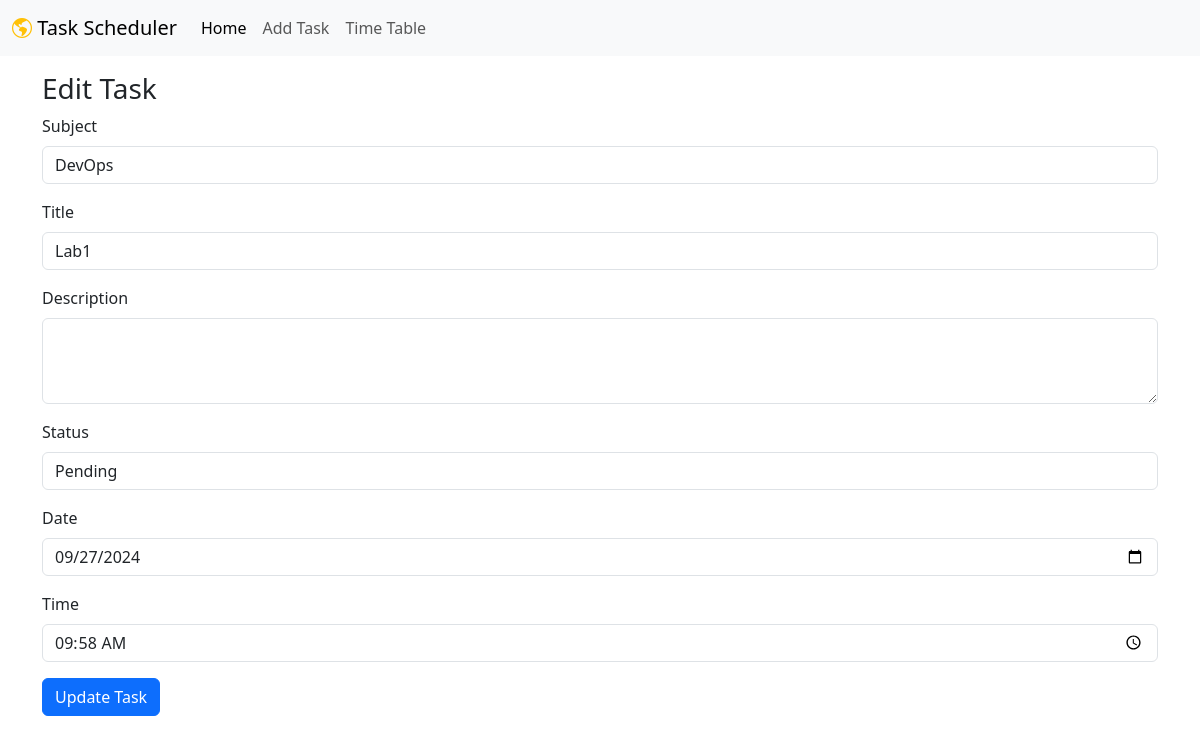
Page /edit/2 on the earlier database version.
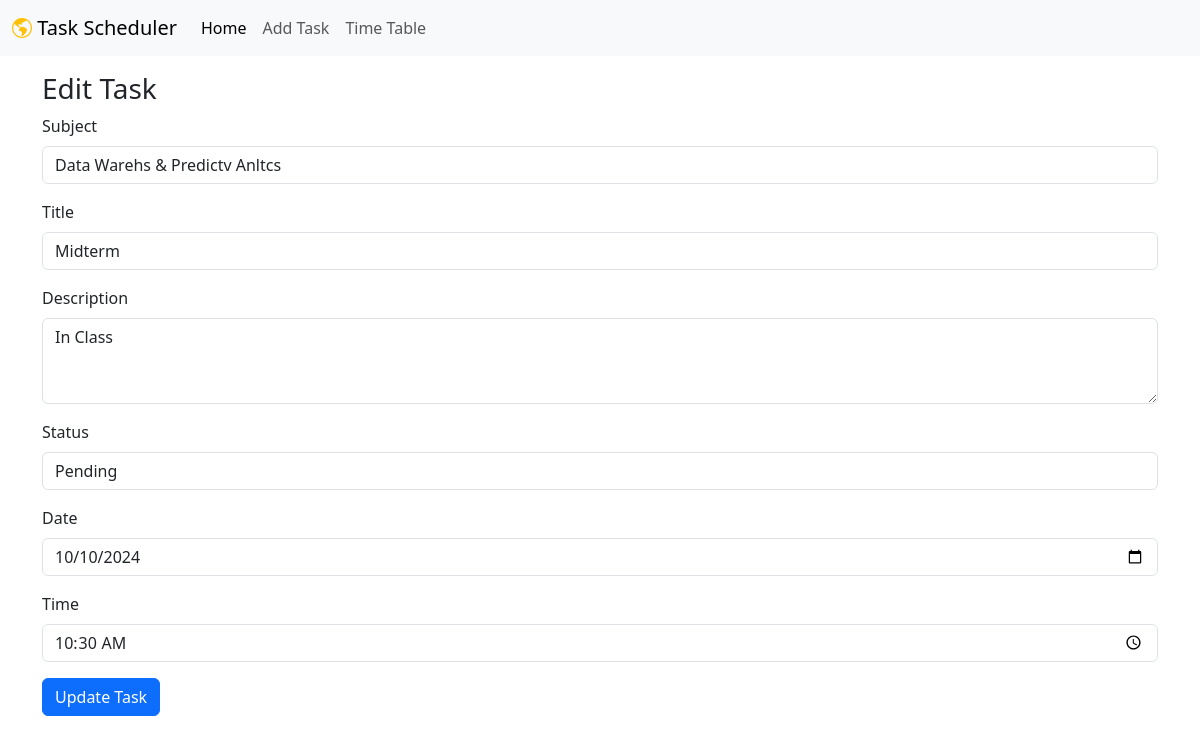
Same page on the later database version.
### models.py (models this page shows)
class Task(Base):
    __tablename__ = "tasks"
    id = Column(Integer, primary_key=True)
    title = Column(String, index=True)
    description = Column(String, index=True)
    subject = Column(String, index=True)
    status = Column(String, index=True, default="pending")
    date = Column(Date, index=True, default=date.today)
    time = Column(Time, index=True, default=time(
        11, 59))  # Default to 00:00:00
    owner_id = Column(Integer, ForeignKey("users.id"))
    owner = relationship("User", back_populates="items")

### main.py (the view)
@app.get("/edit/{task_id}")
def edit_task_form(request: Request, task_id: int, db: Session = Depends(get_db)):
    task = db.query(models.Task).filter(models.Task.id == task_id).first()
    if not task:
        raise HTTPException(status_code=404, detail="Task not found")
    return templates.TemplateResponse("edit-task.html", {"request": request, "task": task})

### templates/edit-task.html (shortened to what this page needs)
{% include './shared/header.html' without context %}
<body>
  {% include './shared/navbar.html' without context %}
  <div class="container mt-3">
    <h3>Edit Task</h3>
    <form method="post" action="/edit/{{ task.id }}">
      <div class="mb-3">
        <label for="subject" class="form-label">Subject</label>
        <input type="text" class="form-control" id="subject" name="subject" value="{{ task.subject }}" required>
      </div>
      <div class="mb-3">
        <label for="title" class="form-label">Title</label>
        <input type="text" class="form-control" id="title" name="title" value="{{ task.title }}" required>
      </div>
      <div class="mb-3">
        <label for="description" class="form-label">Description</label>
        <textarea class="form-control" id="description" name="description" rows="3" required>{{ task.description }}</textarea>
      </div>
      <div class="mb-3">
        <label for="status" class="form-label">Status</label>
        <select class="form-control" id="status" name="status">
          <option value="pending" {% if task.status == "pending" %}selected{% endif %}>Pending</option>
        </select>
      </div>
      <div class="mb-3">
        <label for="date" class="form-label">Date</label>
        <input type="date" class="form-control" id="date" name="date" value="{{ task.date }}">
      </div>
      <div class="mb-3">
        <label for="time" class="form-label">Time</label>
        <input type="time" class="form-control" id="time" name="time" value="{{ task.time }}">
      </div>
      <button type="submit" class="btn btn-primary">Update Task</button>
    </form>
  </div>
  {% include './shared/footer.html' without context %}
</body>

Differences in the rows shown:
changed Task "Pending": subject "DevOps" → "Data Warehs & Predictv Anltcs"; title "Lab1" → "Midterm"; description (not shown) → "In Class"; date "09/27/2024" → "10/10/2024"; time "09:58:00" → "10:30:00"
